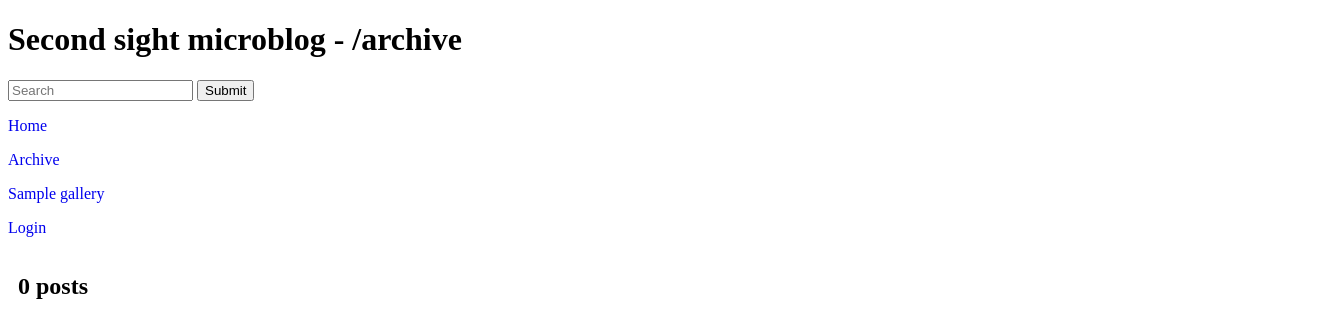
Page /archive on the earlier database version.
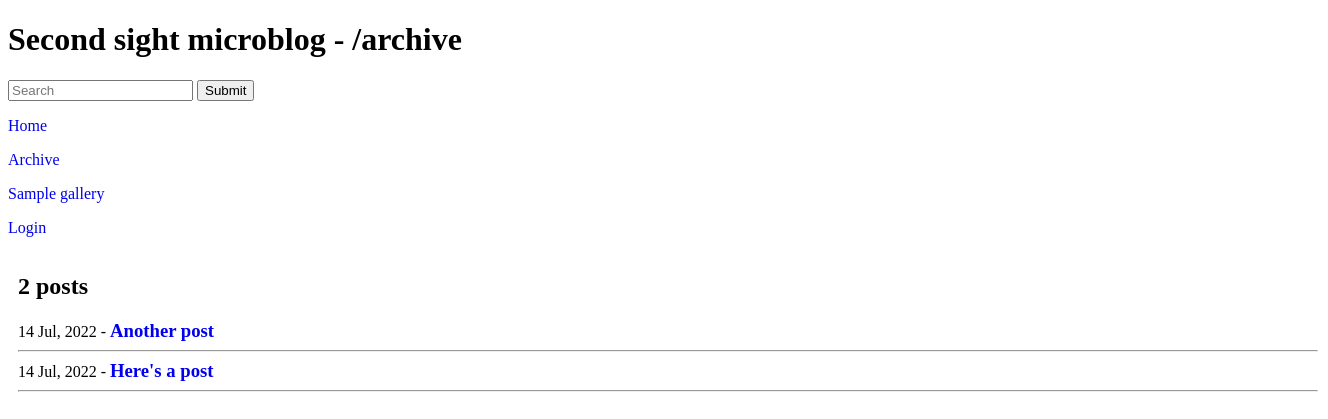
Same page on the later database version.
### tables this page shows
CREATE TABLE blog (body text, post_type text, date int, post_id INTEGER PRIMARY KEY AUTOINCREMENT, title text);

### app.py (the view)
@app.route("/archive")
def archive():
    conn = sqlite3.connect(os.path.join(db_path, 'site.db'))
    sql = 'select body, post_id, date, substr(body, instr(lower(body), "")+0, 75) from blog where post_type = "post" order by date desc'
    results = [(markdown.markdown(item[0], extensions=extension_list).replace('<img', '<img width="500"'), item[1], \
                datetime.datetime.fromtimestamp(item[2]).strftime(date_format), item[3], item[2]) for item in conn.execute(sql)]
    count = len(results)
    return render_template('archive.html', results=results, site_title=site_title, user=current_app.config['USERNAME'], count=count)

### templates/archive.html (shortened to what this page needs)
{% extends "layout.html" %}
{% block content %}
<h2>{{count}} posts </h2>
{% for item in results %}
<div class="post">
{{item[2]}} - <a href="/post/{{item[1]}}"><h3 style="display:inline;">{{item[3]}}</h3></a>{% if session.logged_in %} | <a href="/delete/{{item[1]}}">Delete post</a> | <a href="/edit/{{item[1]}}">Edit post</a>{% endif %}<br>
</div>
<hr>
{% endfor %}
{% endblock %}

### templates/layout.html (shortened to what this page needs)
<!doctype html>
<html>
  <head>
    {% block head %}
    <link rel="stylesheet" href="{{ url_for('static', filename='style.css') }}">
    <link rel="stylesheet" href="{{ url_for('static', filename='dropzone.css') }}">
    <h1>{{site_title}} - {{request.path}}</h1>
    {% endblock %}
  </head>
  <div class="sidebar">
    <form method='post' action='/search/{{search}}'>
    <div><input type='text' name='search' placeholder='Search'>
    <input type='submit'>
    </div>
    </form>
    <p><a href="/">Home</a></p>
    <p><a href="/archive">Archive</a></p>
    <p><a href="/gallery/?dir=sample_gallery">Sample gallery</a></p>
    {% if session.logged_in %}
    <h4>Welcome {{user}} | ({{count}} posts)</h4>
    <p><a href="/new/post">New post</a></p>
    <p><a href="/new/page">New page</a></p>
    <p><a href="/library">Media library</a></p>
    <p><a href="/pages">Pages</a></p>
    {% else %}
    <p><a href="/login">Login</a></p>
    {% endif %}
  </div>
  <body>
    <div class="content">{% block content %}{% endblock %}</div>
  </body>
</html>

### static/style.css (style rules this page uses)
body { background-color: #ffffff; }
.content { overflow: auto; margin-left: 10px; width: 1300px; }
.sidebar { margin-right: 15px; float:left; }
a { text-decoration: none; }

Differences in the rows shown:
added blog: item "14 Jul, 2022", body "Another post"
added blog: item "14 Jul, 2022", body "Here's a post"
Other differences:
{{ count }}: "0" → "2"
